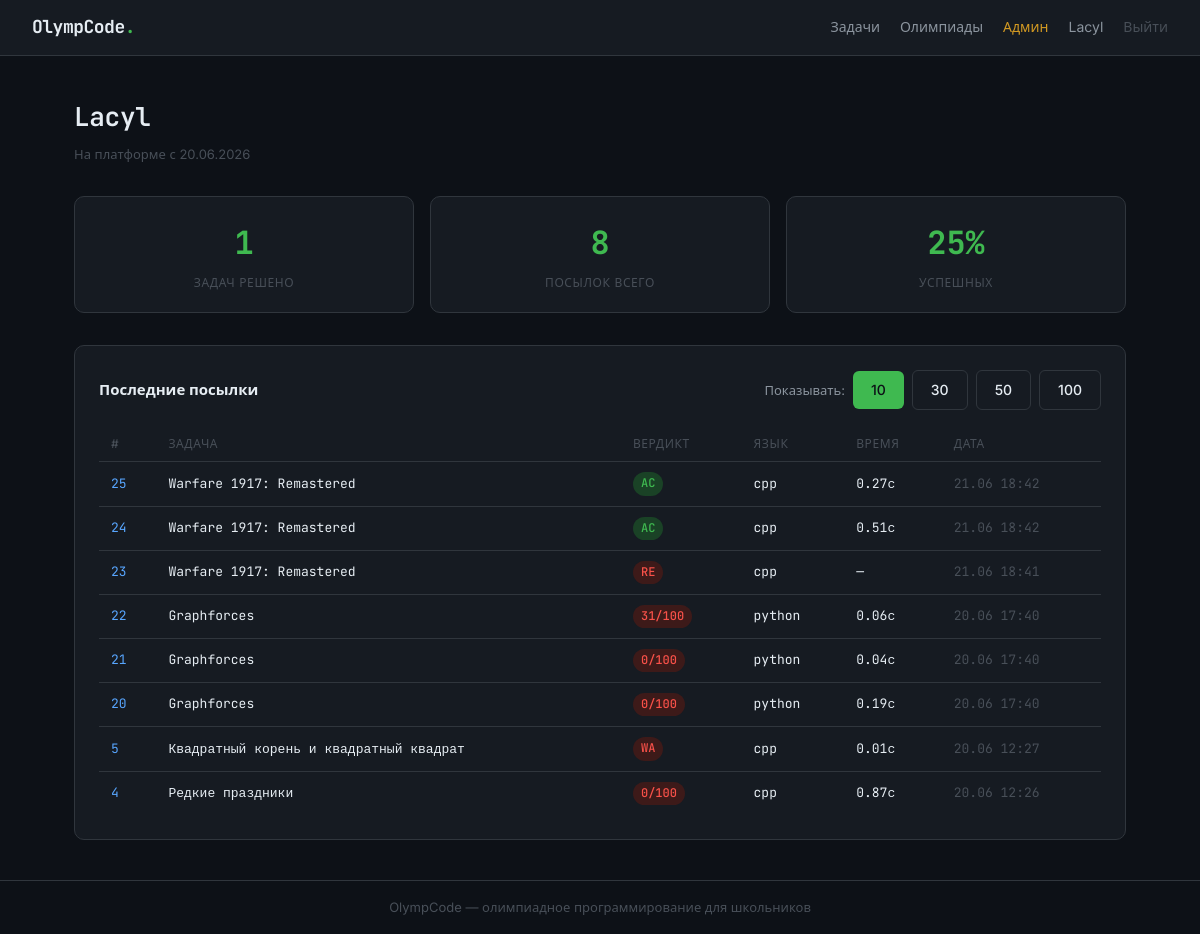
Page /profile/ (signed in) on the earlier database version.
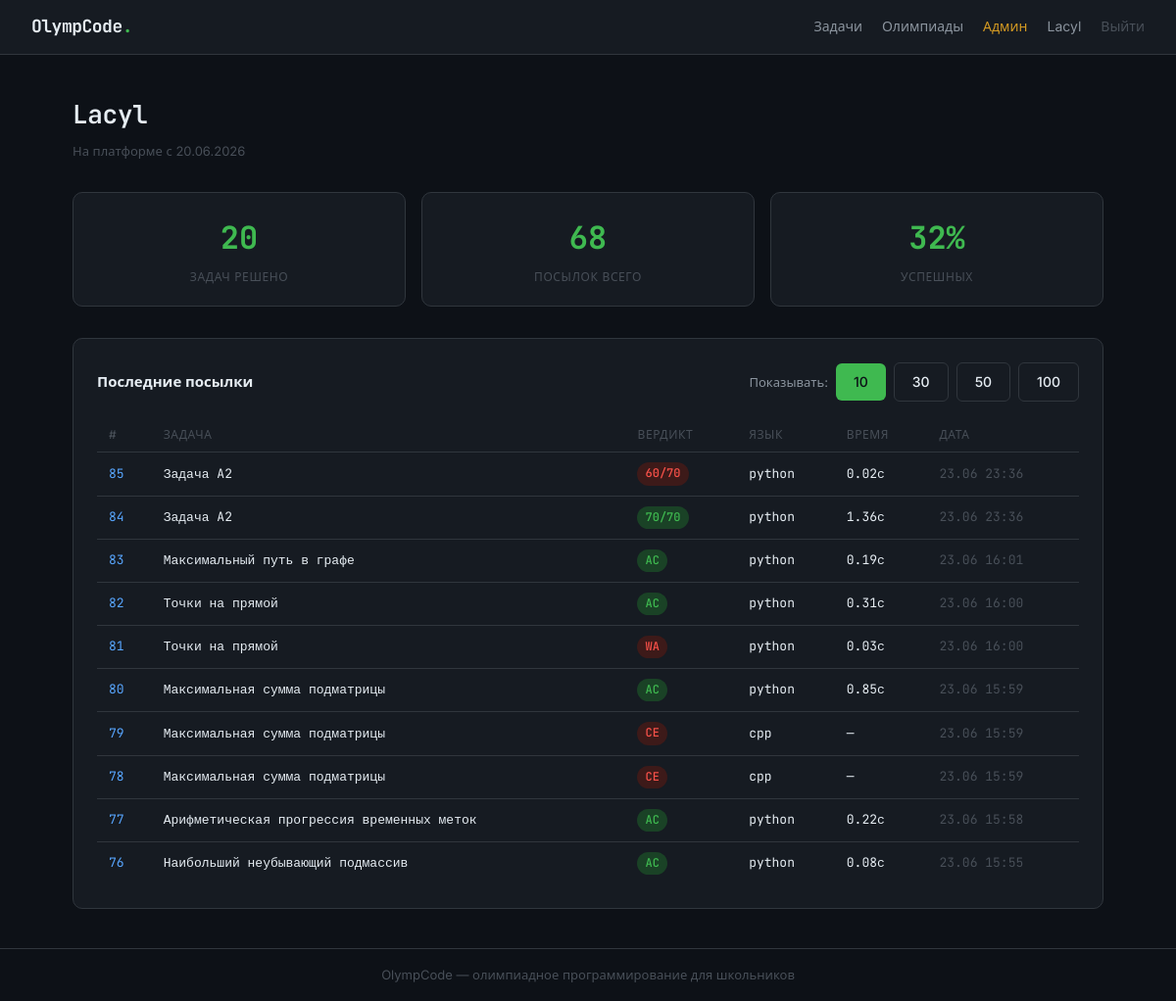
Same page on the later database version.
### models.py (models this page shows)
class Submission(Base):
    __tablename__ = "submissions"
    id:                     Mapped[int]          = mapped_column(Integer, primary_key=True)
    user_id:                Mapped[int]          = mapped_column(ForeignKey("users.id"))
    task_id:                Mapped[int]          = mapped_column(ForeignKey("tasks.id"))
    task_submission_number: Mapped[int]          = mapped_column(Integer, default=1)
    code:                   Mapped[str]          = mapped_column(Text)
    language:               Mapped[str]          = mapped_column(String(16), default="cpp")
    verdict:                Mapped[Verdict]      = mapped_column(SAEnum(Verdict), default=Verdict.PENDING)
    failed_test:            Mapped[int | None]   = mapped_column(Integer, nullable=True)
    error_output:           Mapped[str | None]   = mapped_column(Text, nullable=True)
    execution_time:         Mapped[float | None] = mapped_column(Float, nullable=True)
    score:                  Mapped[float | None] = mapped_column(Float, nullable=True)
    ai_hint:                Mapped[str | None]   = mapped_column(Text, nullable=True)
    submitted_at:           Mapped[datetime]     = mapped_column(DateTime, default=datetime.now)
    user:         Mapped["User"]             = relationship(back_populates="submissions")
    task:         Mapped["Task"]             = relationship(back_populates="submissions")
    test_results: Mapped[list["TestResult"]] = relationship(back_populates="submission")

class Task(Base):
    __tablename__ = "tasks"
    id:             Mapped[int]          = mapped_column(Integer, primary_key=True)
    topic_id:       Mapped[int | None]   = mapped_column(ForeignKey("topics.id"), nullable=True)
    order_in_topic: Mapped[int]          = mapped_column(Integer, default=1)
    title:          Mapped[str]          = mapped_column(String(256))
    statement_md:   Mapped[str | None]   = mapped_column(Text, nullable=True)
    statement_html: Mapped[str | None]   = mapped_column(Text, nullable=True)
    time_limit:     Mapped[float]        = mapped_column(Float, default=1.0)
    memory_limit:   Mapped[int]          = mapped_column(Integer, default=256)
    tests_path:     Mapped[str]          = mapped_column(String(512))
    checker_path:   Mapped[str]          = mapped_column(String(512))
    scoring_type:     Mapped[ScoringType]  = mapped_column(SAEnum(ScoringType), default=ScoringType.ICPC)
    max_score:        Mapped[float]        = mapped_column(Float, default=0.0)
    test_scores_json: Mapped[str | None]   = mapped_column(Text, nullable=True)  # JSON список баллов за каждый тест
    is_output_only:   Mapped[bool]         = mapped_column(Boolean, default=False)  # MOSH: участник сдаёт готовый файл-ответ, а не код
    is_interactive:    Mapped[bool]        = mapped_column(Boolean, default=False)  # Polygon: есть interactor, программа общается с ним в реальном времени
    interactor_path:   Mapped[str | None]  = mapped_column(String(512), nullable=True)  # путь к скомпилированному interactor (для отладки, судья пока не запускает)
    topic:         Mapped["Topic | None"]      = relationship(back_populates="tasks")
    submissions:   Mapped[list["Submission"]]  = relationship(back_populates="task")
    subtasks:      Mapped[list["Subtask"]]     = relationship(back_populates="task")
    contest_tasks: Mapped[list["ContestTask"]] = relationship(back_populates="task")

### routers/profile.py (the view)
@router.get("/")
async def profile(request: Request, limit: int = 10, db: Session = Depends(get_db)):
    user = get_current_user(request, db)
    if not user:
        return RedirectResponse("/auth/login", status_code=302)
    total_submissions = db.query(Submission).filter_by(user_id=user.id).count()
    solved_icpc = db.query(Submission.task_id).join(Task).filter(
        Submission.user_id == user.id,
        Task.scoring_type == ScoringType.ICPC,
        Submission.verdict == Verdict.AC
    ).distinct()
    solved_ioi = db.query(Submission.task_id).join(Task).filter(
        Submission.user_id == user.id,
        Task.scoring_type.in_([ScoringType.IOI_SUM, ScoringType.IOI_GROUPS]),
        Submission.score >= Task.max_score,
        Task.max_score > 0
    ).distinct()
    tasks_solved = solved_icpc.union(solved_ioi).count()
    accepted_icpc = db.query(Submission).join(Task).filter(
        Submission.user_id == user.id,
        Task.scoring_type == ScoringType.ICPC,
        Submission.verdict == Verdict.AC
    ).count()
    accepted_ioi = db.query(Submission).join(Task).filter(
        Submission.user_id == user.id,
        Task.scoring_type.in_([ScoringType.IOI_SUM, ScoringType.IOI_GROUPS]),
        Submission.score >= Task.max_score
    ).count()
    accepted_total = accepted_icpc + accepted_ioi
    stats = {
        "total":        total_submissions,
        "accepted":     accepted_total,
        "tasks_solved": tasks_solved,
    }
    submissions = (
        db.query(Submission)
        .filter_by(user_id=user.id)
        .order_by(Submission.submitted_at.desc())
        .limit(limit)
        .all()
    )
    return templates.TemplateResponse("profile/index.html", {
        "request":       request,
        "user":          user,
        "submissions":   submissions,
        "stats":         stats,
        "current_limit": limit,
    })

### templates/profile/index.html (shortened to what this page needs)
{% extends "base.html" %}
{% block content %}
<div class="page-header">
  <h1 style="font-family:var(--mono)">{{ user.username }}</h1>
  <p style="color:var(--text-3); font-size:13px">
    На платформе с {{ user.created_at.strftime('%d.%m.%Y') }}
  </p>
</div>
<div class="stats-row">
  <div class="stat-card">
    <div class="stat-card__value">{{ stats.tasks_solved }}</div>
    <div class="stat-card__label">Задач решено</div>
  </div>
  <div class="stat-card">
    <div class="stat-card__value">{{ stats.total }}</div>
    <div class="stat-card__label">Посылок всего</div>
  </div>
  <div class="stat-card">
    <div class="stat-card__value">
      {% if stats.total > 0 %}
        {{ ((stats.accepted / stats.total) * 100) | int }}%
      {% else %}
        —
      {% endif %}
    </div>
    <div class="stat-card__label">Успешных</div>
  </div>
</div>
<div class="card">
  <div style="display: flex; justify-content: space-between; align-items: center; margin-bottom: 16px; flex-wrap: wrap; gap: 10px;">
    <h2 style="font-size:15px; font-weight:600; margin: 0;">Последние посылки</h2>
    <div class="limit-selector" style="display: flex; gap: 8px; align-items: center;">
      <span style="font-size: 13px; color: var(--text-2);">Показывать:</span>
      {% for count in [10, 30, 50, 100] %}
        <a href="/profile?limit={{ count }}"
           class="btn {% if current_limit == count %}btn--primary{% else %}btn--outline{% endif %} btn--small">
           {{ count }}
        </a>
      {% endfor %}
    </div>
  </div>
  {% if submissions %}
  <table class="submissions-table">
    <thead>
      <tr>
        <th>#</th>
        <th>Задача</th>
        <th>Вердикт</th>
        <th>Язык</th>
        <th>Время</th>
        <th>Дата</th>
      </tr>
    </thead>
    <tbody>
      {% for s in submissions %}
      <tr>
        <td><a href="/submissions/{{ s.id }}" style="color:var(--blue)">{{ s.id }}</a></td>
        <td>
          <a href="/task/{{ s.task.id }}" style="color:var(--text)">{{ s.task.title }}</a>
        </td>
        <td>
          <span class="badge badge--{{ s.verdict.value.lower() }}">
            {% if s.task.scoring_type.value != 'icpc' and s.score is not none %}
              {{ s.score | format_score }}/{{ s.task.max_score | format_score }}
            {% else %}
              {{ s.verdict.value }}
            {% endif %}
          </span>
        </td>
        <td style="font-family:var(--mono)">{{ s.language }}</td>
        <td style="font-family:var(--mono)">
          {{ '%.2f'|format(s.execution_time) + 'с' if s.execution_time else '—' }}
        </td>
        <td style="color:var(--text-3)">{{ s.submitted_at.strftime('%d.%m %H:%M') }}</td>
      </tr>
      {% endfor %}
    </tbody>
  </table>
  {% else %}
  <div style="text-align:center; padding:40px; color:var(--text-2)">
    <p>Посылок пока нет</p>
    <a href="/" class="btn btn--outline" style="margin-top:16px">Перейти к задачам</a>
  </div>
  {% endif %}
</div>
{% endblock %}

Differences in the rows shown:
no longer on this page (row unchanged): Submission: id "25", task "Warfare 1917: Remastered", verdict.value "AC", language "cpp", execution_time "0.27с", submitted_at "21.06 18:42"
no longer on this page (row unchanged): Submission: id "24", task "Warfare 1917: Remastered", verdict.value "AC", language "cpp", execution_time "0.51с", submitted_at "21.06 18:42"
no longer on this page (row unchanged): Submission: id "23", task "Warfare 1917: Remastered", verdict.value "RE", language "cpp", execution_time "—", submitted_at "21.06 18:41"
no longer on this page (row unchanged): Submission: id "22", task "Graphforces", score "31", task.max_score "100", language "python", execution_time "0.06с", submitted_at "20.06 17:40"
no longer on this page (row unchanged): Submission: id "21", task "Graphforces", score "0", task.max_score "100", language "python", execution_time "0.04с", submitted_at "20.06 17:40"
no longer on this page (row unchanged): Submission: id "20", task "Graphforces", score "0", task.max_score "100", language "python", execution_time "0.19с", submitted_at "20.06 17:40"
no longer on this page (row unchanged): Submission: id "5", task "Квадратный корень и квадратный квадрат", verdict.value "WA", language "cpp", execution_time "0.01с", submitted_at "20.06 12:27"
no longer on this page (row unchanged): Submission: id "4", task "Редкие праздники", score "0", task.max_score "100", language "cpp", execution_time "0.87с", submitted_at "20.06 12:26"
added Submission: id "85", task "Задача A2", score "60", task.max_score "70", language "python", execution_time "0.02с", submitted_at "23.06 23:36"
added Submission: id "84", task "Задача A2", score "70", task.max_score "70", language "python", execution_time "1.36с", submitted_at "23.06 23:36", verdict "AC" (drawn)
added Submission: id "83", task "Максимальный путь в графе", verdict.value "AC", language "python", execution_time "0.19с", submitted_at "23.06 16:01"
added Submission: id "82", task "Точки на прямой", verdict.value "AC", language "python", execution_time "0.31с", submitted_at "23.06 16:00"
added Submission: id "81", task "Точки на прямой", verdict.value "WA", language "python", execution_time "0.03с", submitted_at "23.06 16:00"
added Submission: id "80", task "Максимальная сумма подматрицы", verdict.value "AC", language "python", execution_time "0.85с", submitted_at "23.06 15:59"
added Submission: id "79", task "Максимальная сумма подматрицы", verdict.value "CE", language "cpp", execution_time "—", submitted_at "23.06 15:59"
added Submission: id "78", task "Максимальная сумма подматрицы", verdict.value "CE", language "cpp", execution_time "—", submitted_at "23.06 15:59"
added Submission: id "77", task "Арифметическая прогрессия временных меток", verdict.value "AC", language "python", execution_time "0.22с", submitted_at "23.06 15:58"
added Submission: id "76", task "Наибольший неубывающий подмассив", verdict.value "AC", language "python", execution_time "0.08с", submitted_at "23.06 15:55"
Other differences:
{{ stats.tasks_solved }}: "1" → "20"
{{ stats.total }}: "8" → "68"
{{ ((stats.accepted / stats.total) * 100) | int }}: "25" → "32"
